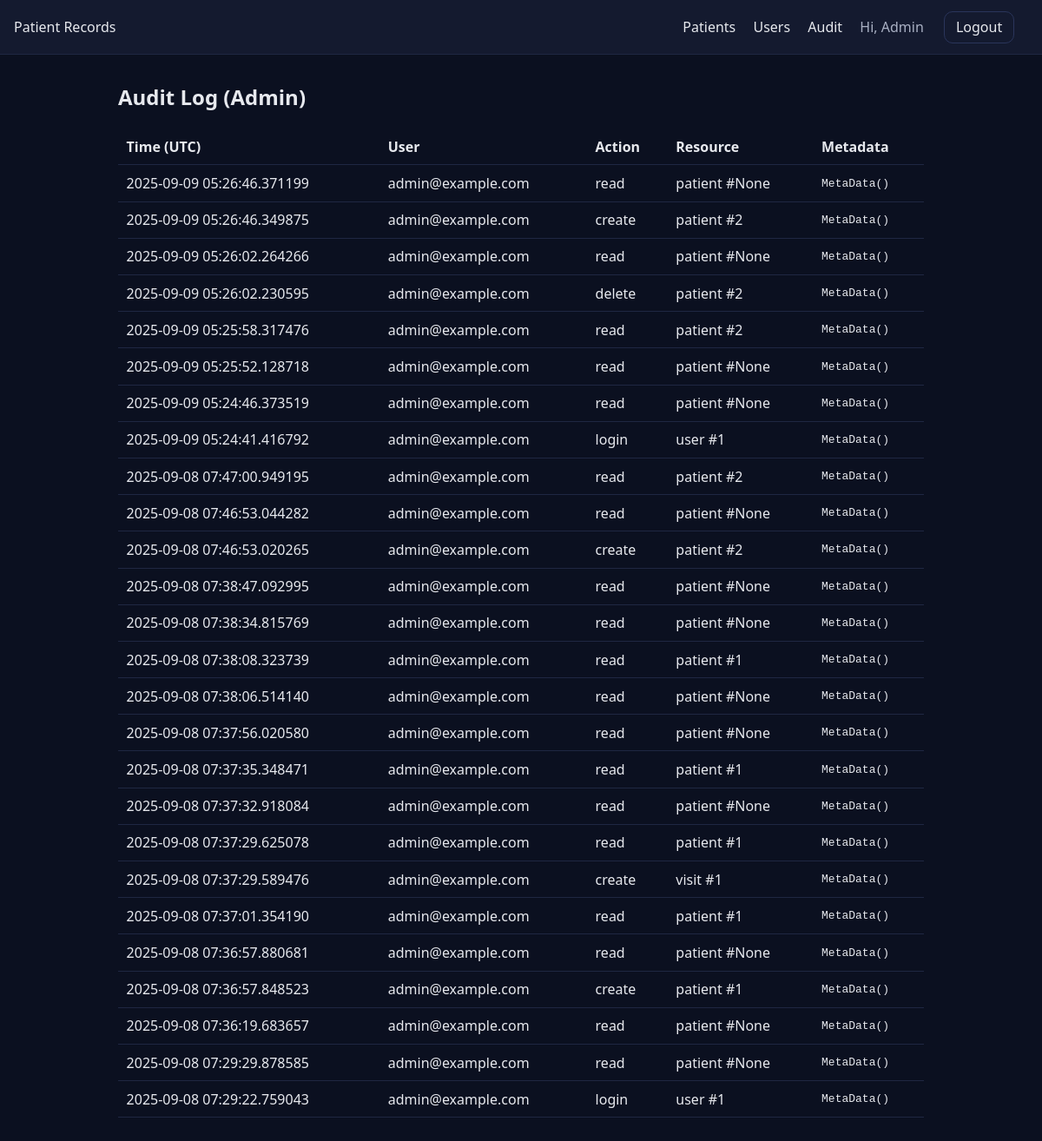
The page /admin/audit (signed in) on the database its author committed.
### models.py (models this page shows, shortened)
class User(db.Model):
    id = db.Column(db.Integer, primary_key=True)
    email = db.Column(db.String(255), unique=True, nullable=False)
    name = db.Column(db.String(120), nullable=False)
    password_hash = db.Column(db.String(255), nullable=False)
    role = db.Column(db.String(32), default="clinician")  # admin, clinician
    active = db.Column(db.Boolean, default=True)
    @property
    def is_authenticated(self):
        return True

class AuditLog(db.Model):
    id = db.Column(db.Integer, primary_key=True)
    user_id = db.Column(db.Integer, db.ForeignKey('user.id'), nullable=True)
    action = db.Column(db.String(50), nullable=False)  # read, create, update, delete, login, logout
    resource_type = db.Column(db.String(50), nullable=True)
    resource_id = db.Column(db.String(50), nullable=True)
    meta_data = db.Column(JSON, default={})
    timestamp = db.Column(db.DateTime, default=datetime.utcnow)
    user = db.relationship('User')

### app.py (the view)
    @app.route("/admin/audit")
    @login_required
    def audit_page():
        if current_user.role != "admin":
            abort(403)
        from models import AuditLog
        logs = AuditLog.query.order_by(AuditLog.timestamp.desc()).limit(500).all()
        return render_template("audit.html", logs=logs)

### templates/audit.html
{% extends 'base.html' %}
{% block content %}
<h2>Audit Log (Admin)</h2>
<table>
  <thead><tr><th>Time (UTC)</th><th>User</th><th>Action</th><th>Resource</th><th>Metadata</th></tr></thead>
  <tbody>
    {% for e in logs %}
      <tr>
        <td>{{ e.timestamp }}</td>
        <td>{{ e.user.email if e.user else "-" }}</td>
        <td>{{ e.action }}</td>
        <td>{{ e.resource_type }} #{{ e.resource_id }}</td>
        <td><pre style="white-space: pre-wrap; margin:0;">{{ e.metadata }}</pre></td>
      </tr>
    {% endfor %}
  </tbody>
</table>
{% endblock %}

### templates/base.html (shortened to what this page needs)
<!doctype html>
<html lang="en">
<head>
  <link rel="stylesheet" href="{{ url_for('static', filename='styles.css') }}">
</head>
<body>
  <nav class="navbar">
    <div class="nav-left"><a href="{{ url_for('index') }}">Patient Records</a></div>
    <div class="nav-right">
      {% if current_user.is_authenticated %}
        <a href="{{ url_for('patients_list') }}">Patients</a>
        {% if current_user.role == 'admin' %}
          <a href="{{ url_for('users_page') }}">Users</a>
          <a href="{{ url_for('audit_page') }}">Audit</a>
        {% endif %}
        <span class="user">Hi, {{ current_user.name }}</span>
        <a class="btn" href="{{ url_for('logout') }}">Logout</a>
      {% endif %}
    </div>
  </nav>
  <main class="container">
    {% block content %}{% endblock %}
  </main>
</body>
</html>

### static/styles.css (style rules this page uses)
:root { --bg: #0b1020; --card: #141a2f; --text: #e7e9ee; --muted: #a9b0c3; --primary: #4c8bf5; --danger: #e35b5b; }
* { box-sizing: border-box; }
body { margin: 0; font-family: system-ui, -apple-system, Segoe UI, Roboto, sans-serif; background: var(--bg); color: var(--text); }
a { color: var(--text); text-decoration: none; }
.container { max-width: 960px; margin: 2rem auto; padding: 0 1rem; }
.navbar { display:flex; justify-content: space-between; align-items:center; background: var(--card); padding: 0.8rem 1rem; border-bottom: 1px solid #1f2742; }
.navbar a { margin-right: 1rem; }
.navbar .btn { margin-left: 0.6rem; }
.user { color: var(--muted); margin-right: 0.6rem; }
h2, h3 { margin-top: 0; }
.btn { display:inline-block; background: var(--card); border: 1px solid #2a355b; padding: 0.4rem 0.8rem; border-radius: 10px; cursor: pointer; }
table { width: 100%; border-collapse: collapse; margin-top: 1rem; }
th, td { padding: 0.6rem; border-bottom: 1px solid #1f2742; text-align: left; }

### rows shown on the page
User: name "Admin"
AuditLog: timestamp "2025-09-09 05:26:46.371199", user "admin@example.com", action "read", resource_type "patient", resource_id "None", metadata "MetaData()"
AuditLog: timestamp "2025-09-09 05:26:46.349875", user "admin@example.com", action "create", resource_type "patient", resource_id "2", metadata "MetaData()"
AuditLog: timestamp "2025-09-09 05:26:02.264266", user "admin@example.com", action "read", resource_type "patient", resource_id "None", metadata "MetaData()"
AuditLog: timestamp "2025-09-09 05:26:02.230595", user "admin@example.com", action "delete", resource_type "patient", resource_id "2", metadata "MetaData()"
AuditLog: timestamp "2025-09-09 05:25:58.317476", user "admin@example.com", action "read", resource_type "patient", resource_id "2", metadata "MetaData()"
AuditLog: timestamp "2025-09-09 05:25:52.128718", user "admin@example.com", action "read", resource_type "patient", resource_id "None", metadata "MetaData()"
AuditLog: timestamp "2025-09-09 05:24:46.373519", user "admin@example.com", action "read", resource_type "patient", resource_id "None", metadata "MetaData()"
AuditLog: timestamp "2025-09-09 05:24:41.416792", user "admin@example.com", action "login", resource_type "user", resource_id "1", metadata "MetaData()"
AuditLog: timestamp "2025-09-08 07:47:00.949195", user "admin@example.com", action "read", resource_type "patient", resource_id "2", metadata "MetaData()"
AuditLog: timestamp "2025-09-08 07:46:53.044282", user "admin@example.com", action "read", resource_type "patient", resource_id "None", metadata "MetaData()"
AuditLog: timestamp "2025-09-08 07:46:53.020265", user "admin@example.com", action "create", resource_type "patient", resource_id "2", metadata "MetaData()"
AuditLog: timestamp "2025-09-08 07:38:47.092995", user "admin@example.com", action "read", resource_type "patient", resource_id "None", metadata "MetaData()"
AuditLog: timestamp "2025-09-08 07:38:34.815769", user "admin@example.com", action "read", resource_type "patient", resource_id "None", metadata "MetaData()"
AuditLog: timestamp "2025-09-08 07:38:08.323739", user "admin@example.com", action "read", resource_type "patient", resource_id "1", metadata "MetaData()"
AuditLog: timestamp "2025-09-08 07:38:06.514140", user "admin@example.com", action "read", resource_type "patient", resource_id "None", metadata "MetaData()"
AuditLog: timestamp "2025-09-08 07:37:56.020580", user "admin@example.com", action "read", resource_type "patient", resource_id "None", metadata "MetaData()"
AuditLog: timestamp "2025-09-08 07:37:35.348471", user "admin@example.com", action "read", resource_type "patient", resource_id "1", metadata "MetaData()"
AuditLog: timestamp "2025-09-08 07:37:32.918084", user "admin@example.com", action "read", resource_type "patient", resource_id "None", metadata "MetaData()"
AuditLog: timestamp "2025-09-08 07:37:29.625078", user "admin@example.com", action "read", resource_type "patient", resource_id "1", metadata "MetaData()"
AuditLog: timestamp "2025-09-08 07:37:29.589476", user "admin@example.com", action "create", resource_type "visit", resource_id "1", metadata "MetaData()"
AuditLog: timestamp "2025-09-08 07:37:01.354190", user "admin@example.com", action "read", resource_type "patient", resource_id "1", metadata "MetaData()"
AuditLog: timestamp "2025-09-08 07:36:57.880681", user "admin@example.com", action "read", resource_type "patient", resource_id "None", metadata "MetaData()"
AuditLog: timestamp "2025-09-08 07:36:57.848523", user "admin@example.com", action "create", resource_type "patient", resource_id "1", metadata "MetaData()"
AuditLog: timestamp "2025-09-08 07:36:19.683657", user "admin@example.com", action "read", resource_type "patient", resource_id "None", metadata "MetaData()"
AuditLog: timestamp "2025-09-08 07:29:29.878585", user "admin@example.com", action "read", resource_type "patient", resource_id "None", metadata "MetaData()"
AuditLog: timestamp "2025-09-08 07:29:22.759043", user "admin@example.com", action "login", resource_type "user", resource_id "1", metadata "MetaData()"
